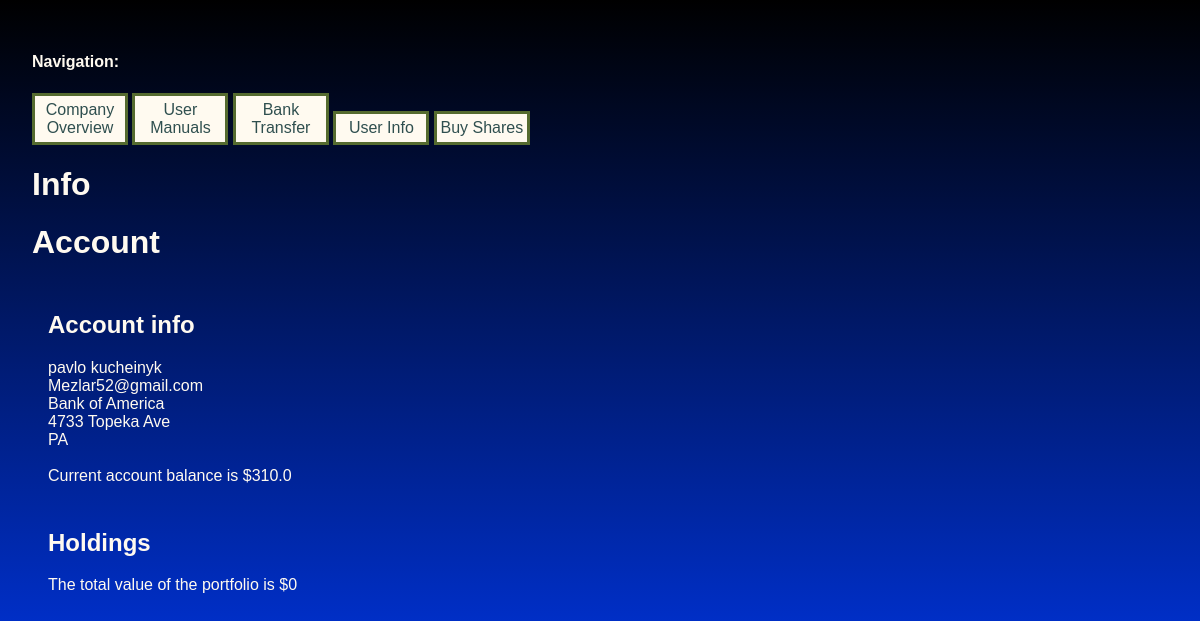
Page /user-info on the earlier database version.
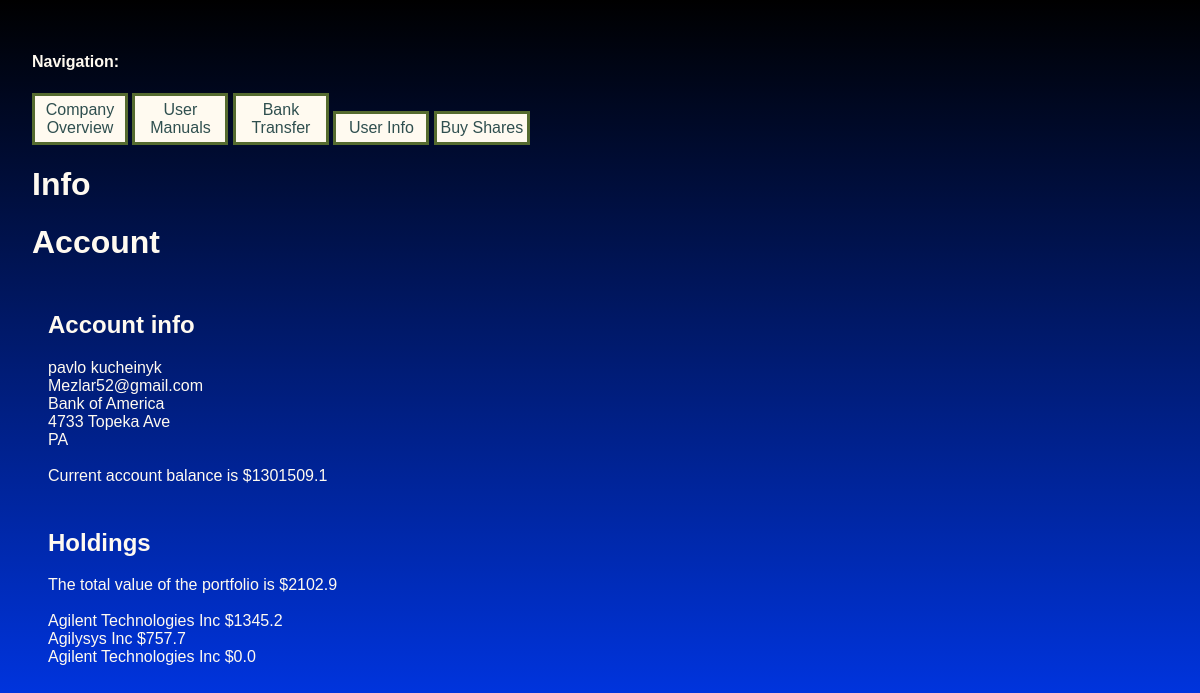
Same page on the later database version.
### customer.py (models this page shows)
class Account(Base):
    __tablename__ = 'account'
    accountNumber = Column(Integer, primary_key = True)
    name = Column(String)
    email = Column(String)
    bank = Column(String)
    address = Column(String)
    state = Column(String)

class Balance(Base):
    __tablename__ = 'balance'
    key = Column(Integer, primary_key = True)
    bank = Column(String)
    amount = Column(Float)

### routes.py (the view)
@app.route('/user-info', methods=['GET', 'POST'])
def userInfo():
    user = session.query(customer_db.Account).first()
    userBalance = session.query(customer_db.Balance).first()
    nameList = []
    valueList = []
    value = 0
    query = session.query(customer_db.Holdings)
    results = query.all()
    for item in results:
       nameList.append(item.name + " $" + str(round(item.value, 3)))
       valueList.append(item.gain)
       value = value + item.value
    return render_template('info.html', title="Info", header="Info",
                           name=user.name,
                           email=user.email,
                           bank=user.bank,
                           address=user.address,
                           state=user.state,
                           balance=userBalance.amount,
                           nameList = nameList,
                           valueList=valueList,
                           value=value)

### templates/info.html (shortened to what this page needs)
{% extends "datatable_layout.html" %}
{% block header %} {{header}}  {% endblock header %}
{% block content %}
    <h1>Account</h1>
    <div>
        <h2>Account info</h2>
        {{name}} <br/>
        {{email}}<br/>
        {{bank}}<br/>
        {{address}}<br/>
        {{state}}<br/><br/>
        Current account balance is ${{balance}}
    </div>
    <div>
        <h2>Holdings</h2>
        <span>The total value of the portfolio is ${{value}}</span>
        <br/>
        <br/>
        {% for item in nameList %}
            {{item}}<br/>
        {% endfor %}
    </div>
{% endblock content %}

### templates/datatable_layout.html (shortened to what this page needs)
<!DOCTYPE html>
<html lang="en">
   <head>
      <link rel="stylesheet" type="text/css" href="https://cdn.datatables.net/1.10.24/css/jquery.dataTables.min.css" />
      <link rel="stylesheet" type="text/css" href="{{url_for('static', filename='simple.css')}}" />
   </head>
   <body>
      <h4>Navigation:</h4>
      <ul class="nav">
         <li><a href="/lookup">Company Overview</a></li>
         <li><a href="/manuals">User Manuals</a></li>
         <li><a href="/bank-transfer">Bank Transfer</a></li>
         <li><a href="/user-info">User Info</a></li>
         <li><a href="/buy_shares">Buy Shares</a></li>
      </ul>
      <h1>{% block header %}{% endblock %}</h1>
      {% block content %}{% endblock %}
   </body>
</html>

### static/simple.css (style rules this page uses)
body { background-image: linear-gradient(180deg, rgb(0, 0, 0), rgb(0, 60, 255)); color:floralwhite; font-family:Arial, Helvetica, sans-serif; padding:2rem; }
html, body { margin: 0; min-height: 100%; }
.nav { list-style-type: none; margin: 0; padding: 0; }
.nav li { display: inline-block; width: 6rem; }
.nav li a { display: block; background-color: floralwhite; color: darkslategray; text-align: center; padding-top: 5px; padding-bottom: 5px; text-decoration: none; border-color:darkolivegreen; border-width: 3px; border-style: solid; }
div, p { padding: 0.5rem; margin: 0.5rem; }

Differences in the rows shown:
changed Balance: amount "310.0" → "1301509.1"
Other differences:
{{ value }}: "0" → "2102.9"
new list line: "Agilent Technologies Inc $1345.2"
new list line: "Agilysys Inc $757.7"
new list line: "Agilent Technologies Inc $0.0"
